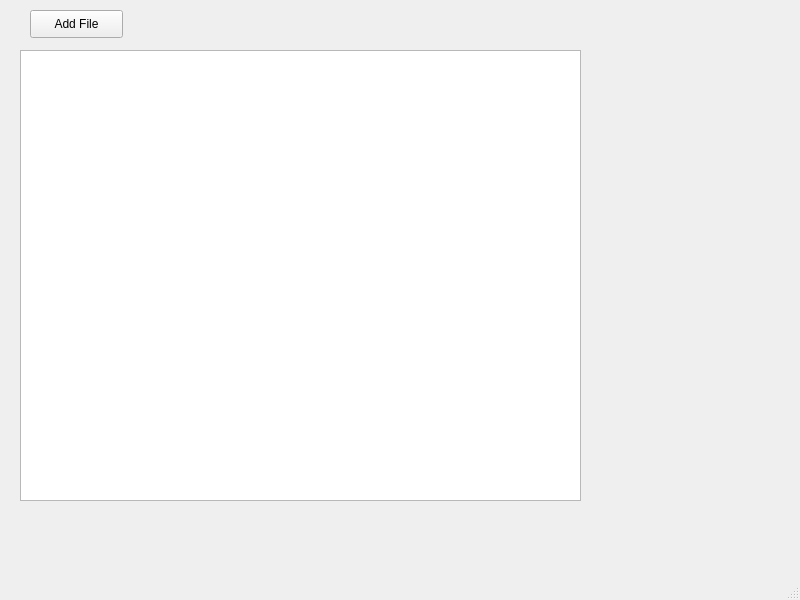
<?xml version="1.0" encoding="UTF-8"?>
<ui version="4.0">
 <class>MainWindow</class>
 <widget class="QMainWindow" name="MainWindow">
  <property name="geometry">
   <rect>
    <x>0</x>
    <y>0</y>
    <width>800</width>
    <height>600</height>
   </rect>
  </property>
  <property name="windowTitle">
   <string>MainWindow</string>
  </property>
  <widget class="QWidget" name="centralwidget">
   <widget class="QGraphicsView" name="graphicsView">
    <property name="geometry">
     <rect>
      <x>20</x>
      <y>50</y>
      <width>561</width>
      <height>451</height>
     </rect>
    </property>
   </widget>
   <widget class="QPushButton" name="btnImage">
    <property name="geometry">
     <rect>
      <x>30</x>
      <y>10</y>
      <width>93</width>
      <height>28</height>
     </rect>
    </property>
    <property name="text">
     <string>Add File</string>
    </property>
   </widget>
  </widget>
  <widget class="QMenuBar" name="menubar">
   <property name="geometry">
    <rect>
     <x>0</x>
     <y>0</y>
     <width>800</width>
     <height>26</height>
    </rect>
   </property>
  </widget>
  <widget class="QStatusBar" name="statusbar"/>
 </widget>
 <resources/>
 <connections/>
</ui>
